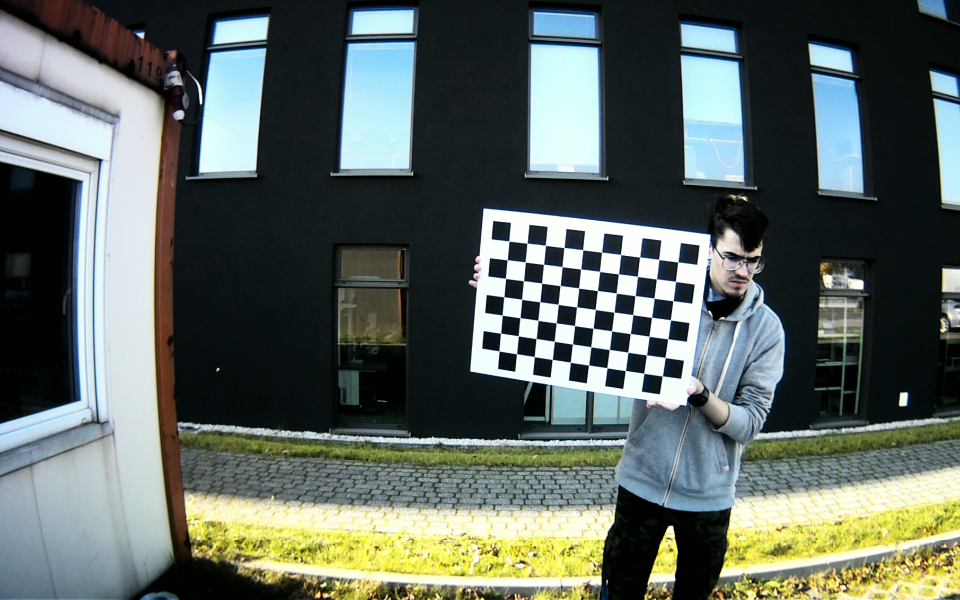
#> input picture kolos/kolokwium-zestaw/left/1.png, 1920 x 1200 px (shown at 1/2 size); its folder holds 4 pictures in this run
$ python zadanie2.py
#> lines starting #> are read from the running program, lines starting #| are printed output that depends on the picture; pictures that were not available may be replaced by others from this repository, and a replacement may not be noted
import cv2 as cv
import numpy as np
import glob
import json
import os

# Define the chessboard size
chessboard_size = (10, 7)
SINGLE_SQUARE = 50  # Size of a single square in mm

# Prepare object points (0,0,0), (1,0,0), (2,0,0) ....,(9,6,0)
objp = np.zeros((chessboard_size[0] * chessboard_size[1], 3), np.float32)
objp[:, :2] = np.mgrid[0:chessboard_size[0], 0:chessboard_size[1]].T.reshape(-1, 2) * SINGLE_SQUARE

# Arrays to store object points and image points from all the images
objpoints = []  # 3d point in real world space
imgpoints_left = []  # 2d points in image plane for left camera
imgpoints_right = []  # 2d points in image plane for right camera

# Load images
print("Loading images...")
images_left = sorted(glob.glob('kolos/kolokwium-zestaw/left/*.png'))
images_right = sorted(glob.glob('kolos/kolokwium-zestaw/right/*.png'))

print(f"Found {len(images_left)} left images and {len(images_right)} right images.")

# Zadanie 2.2: Save the list of files used for calibration
calibration_files = {
    "left_images": images_left,
    "right_images": images_right
}
with open('kolos/calibration_files_stereo.json', 'w') as f:
    json.dump(calibration_files, f)

# Function to find chessboard corners
def findChessboardCorners(image, chessboard_size):
    gray = cv.cvtColor(image, cv.COLOR_BGR2GRAY)
    ret, corners = cv.findChessboardCorners(gray, chessboard_size, None)
    if ret:
        criteria = (cv.TERM_CRITERIA_EPS + cv.TERM_CRITERIA_MAX_ITER, 30, 0.001)
        corners = cv.cornerSubPix(gray, corners, (11, 11), (-1, -1), criteria)
    return ret, corners

# Function to calibrate camera
def calibrateCamera(objpoints, imgpoints, image_shape):
    ret, mtx, dist, rvecs, tvecs = cv.calibrateCamera(objpoints, imgpoints, image_shape, None, None)
    return ret, mtx, dist, rvecs, tvecs

# Find chessboard corners
for img_left, img_right in zip(images_left, images_right):
    print(f"Processing pair: {img_left} and {img_right}")
    imgL = cv.imread(img_left)
#> imgL is the input picture: shape (1200, 1920, 3); mean B, G, R 98.5, 105, 95.2
    imgR = cv.imread(img_right)
    grayL = cv.cvtColor(imgL, cv.COLOR_BGR2GRAY)
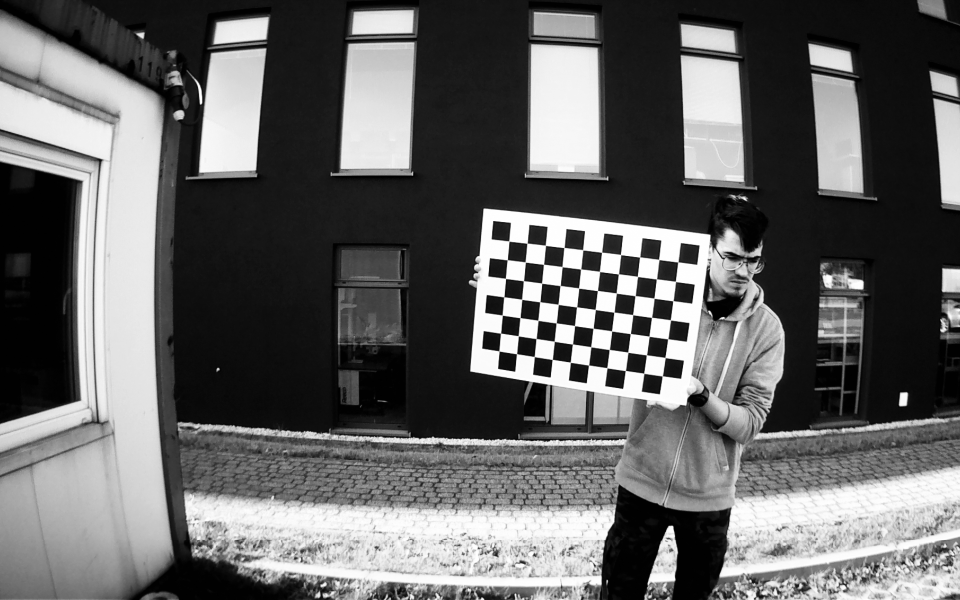
#> grayL: shape (1200, 1920) (shown at 1/2 size); min 0, max 255, mean 101.3
    grayR = cv.cvtColor(imgR, cv.COLOR_BGR2GRAY)

    # Find the chessboard corners
    retL, cornersL = findChessboardCorners(imgL, chessboard_size)
#> in findChessboardCorners, `ret, corners = cv.findChessboardCorners(gray, chessboard_size, None)`: ret = True; corners = 70 rows, first 8: [1018.3, 482.5], [1054.5, 486.9], [1091.2, 491], [1128.4, 495.5], [1166, 500.4], [1203.8, 504.8], [1241.5, 509.5], [1279.7, 514.6]
#> in findChessboardCorners, `corners = cv.cornerSubPix(gray, corners, (11, 11), (-1, -1), criteria)`: corners = 70 rows, first 8: [1018.2, 482.6], [1054.6, 486.7], [1091.2, 491.2], [1128.5, 495.5], [1166, 500.1], [1203.7, 504.9], [1241.6, 509.6], [1279.7, 514.5]
#> retL = True; cornersL has the same summary as corners in findChessboardCorners
    retR, cornersR = findChessboardCorners(imgR, chessboard_size)
#> in findChessboardCorners (call 2), `ret, corners = cv.findChessboardCorners(gray, chessboard_size, None)`: corners = 70 rows, first 8: [1018.3, 482.5], [1054.5, 486.9], [1091.2, 491], [1128.4, 495.5], [1166, 500.4], [1203.8, 504.8], [1241.5, 509.5], [1279.7, 514.6]
#> in findChessboardCorners (call 2), `corners = cv.cornerSubPix(gray, corners, (11, 11), (-1, -1), criteria)`: corners = 70 rows, first 8: [1018.2, 482.6], [1054.6, 486.7], [1091.2, 491.2], [1128.5, 495.5], [1166, 500.1], [1203.7, 504.9], [1241.6, 509.6], [1279.7, 514.5]
#> retR = True; cornersR has the same summary as corners in findChessboardCorners

    if retL and retR:
        objpoints.append(objp)
        imgpoints_left.append(cornersL)
        imgpoints_right.append(cornersR)

# Calibrate the left and right cameras
print("Calibrating left camera...")
retL, mtxL, distL, rvecsL, tvecsL = calibrateCamera(objpoints, imgpoints_left, grayL.shape[::-1])
#> in calibrateCamera, `ret, mtx, dist, rvecs, tvecs = cv.calibrateCamera(objpoints, imgpoints..`: ret = 0.0885; mtx = [[1407.4, 0, 856.1], [0, 1478.7, 582.9], [0, 0, 1]]; dist = [[-0.389, -0.602, 0.00392, 0.0464, 2.5]]; rvecs = ([0.189, 0.304, 0.101],); tvecs = ([222.1, -131.7, 1946.7],)
#> retL = 0.0885; mtxL has the same summary as mtx in calibrateCamera; distL = [[-0.389, -0.602, 0.00392, 0.0464, 2.5]]; rvecsL = ([0.189, 0.304, 0.101],); tvecsL = ([222.1, -131.7, 1946.7],)
print("Calibrating right camera...")
retR, mtxR, distR, rvecsR, tvecsR = calibrateCamera(objpoints, imgpoints_right, grayR.shape[::-1])
#> retR = 0.0885; mtxR has the same summary as mtx in calibrateCamera; distR = [[-0.389, -0.602, 0.00392, 0.0464, 2.5]]; rvecsR = ([0.189, 0.304, 0.101],); tvecsR = ([222.1, -131.7, 1946.7],)

# Stereo calibration
print("Performing stereo calibration...")
criteria = (cv.TERM_CRITERIA_EPS + cv.TERM_CRITERIA_MAX_ITER, 30, 1e-6)
flags = cv.CALIB_FIX_INTRINSIC
ret, CM1, dist1, CM2, dist2, R, T, E, F = cv.stereoCalibrate(
    objpoints, imgpoints_left, imgpoints_right,
    mtxL, distL, mtxR, distR, grayL.shape[::-1], criteria=criteria, flags=flags
)
#> ret = 0.0885; CM1 has the same summary as mtx in calibrateCamera; dist1 = [[-0.389, -0.602, 0.00392, 0.0464, 2.5]]; CM2 has the same summary as mtx in calibrateCamera; dist2 = [[-0.389, -0.602, 0.00392, 0.0464, 2.5]]; R = [[1, -1.36e-13, 3.83e-14], [1.36e-13, 1, -1.2e-14], [-3.83e-14, 1.2e-14, 1]]; T = [8.39e-11, -2.89e-11, 6.16e-10]; E = [[-8.26e-23, -6.16e-10, -2.89e-11], [6.16e-10, -8.47e-23, -8.39e-11], [2.89e-11, 8.39e-11, 9.92e-26]]; F = [[6.71e-07, 4768953.6, -2.45e+09], [-4768953.6, 6.24e-07, 5e+09], [2.45e+09, -5e+09, 1]]

# Save stereo calibration data
print("Saving stereo calibration data...")
stereo_calibration_data = {
    "Return": ret,
    "CameraMatrix1": CM1.tolist(),
    "DistCoeffs1": dist1.tolist(),
    "CameraMatrix2": CM2.tolist(),
    "DistCoeffs2": dist2.tolist(),
    "RotationMatrix": R.tolist(),
    "TranslationVector": T.tolist(),
    "EssentialMatrix": E.tolist(),
    "FundamentalMatrix": F.tolist()
}
with open('kolos/stereo_calibration_data.json', 'w') as f:
    json.dump(stereo_calibration_data, f)

print("Stereo calibration data saved.")

# Zadanie 2.3: Rectify a selected pair of images
selected_frame_left = images_left[0]
selected_frame_right = images_right[0]

print(f"Rectifying selected frames: {selected_frame_left} and {selected_frame_right}")

imgL = cv.imread(selected_frame_left)
imgR = cv.imread(selected_frame_right)
grayL = cv.cvtColor(imgL, cv.COLOR_BGR2GRAY)

# Stereo rectification
R1, R2, P1, P2, Q, roi1, roi2 = cv.stereoRectify(
    CM1, dist1, CM2, dist2, grayL.shape[::-1], R, T, alpha=0
)
#> R1 = [[0.135, -0.0464, 0.99], [0.0464, 0.998, 0.0404], [-0.99, 0.0404, 0.137]]; R2 has the same summary as R1; P1 = [[295.3, 0, 3181.9, 0], [0, 295.3, 804.9, 0], [0, 0, 1, 0]]; P2 = [[295.3, 0, 3181.9, 1.84e-07], [0, 295.3, 804.9, 0], [0, 0, 1, 0]]; Q = [[1, 0, 0, -3181.9], [0, 1, 0, -804.9], [0, 0, 0, 295.3], [0, 0, -1.61e+09, 0]]; roi1 = (0, 0, 0, 0); roi2 = (0, 0, 0, 0)

# Compute the rectification maps
map1L, map2L = cv.initUndistortRectifyMap(CM1, dist1, R1, P1, grayL.shape[::-1], cv.CV_32FC1)
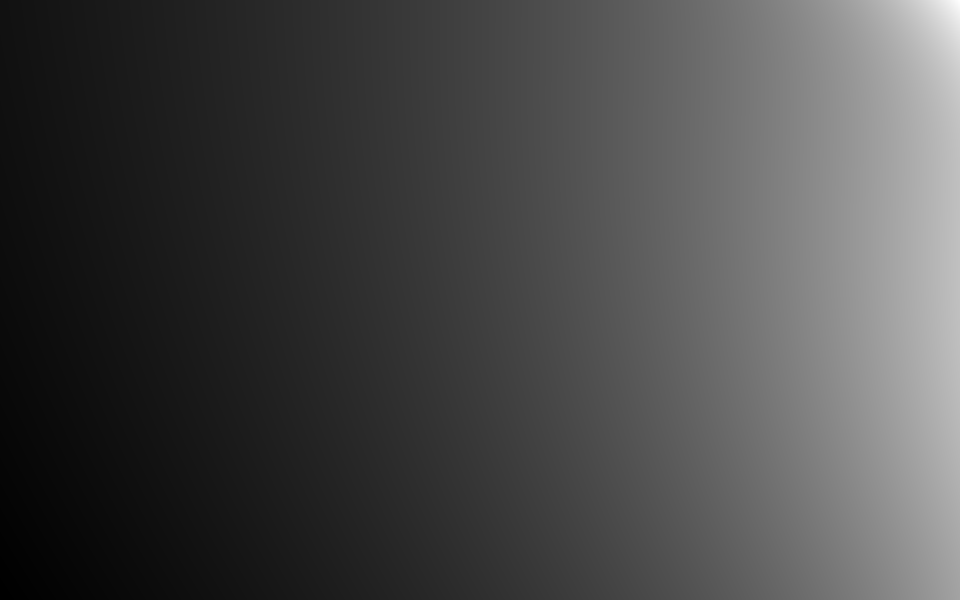
#> map1L: shape (1200, 1920) float32 (shown at 1/2 size); min 1176.3, max 1465.9, mean 1259.3; drawn with min black and max white
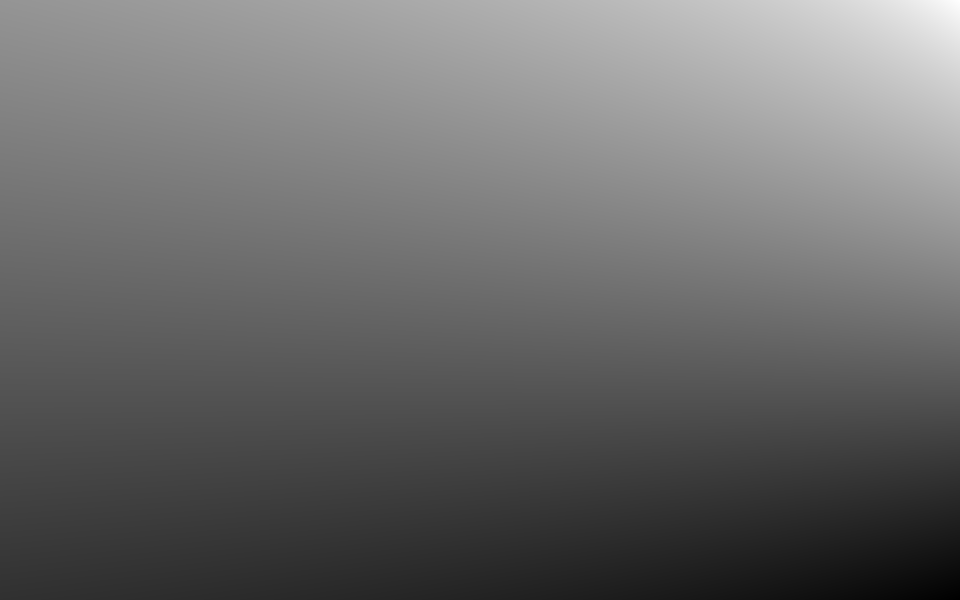
#> map2L: shape (1200, 1920) float32 (shown at 1/2 size); min 50.76, max 1474.2, mean 649.4; drawn with min black and max white
map1R, map2R = cv.initUndistortRectifyMap(CM2, dist2, R2, P2, grayL.shape[::-1], cv.CV_32FC1)

# Apply the rectification maps to the images
rectifiedL = cv.remap(imgL, map1L, map2L, cv.INTER_LINEAR)
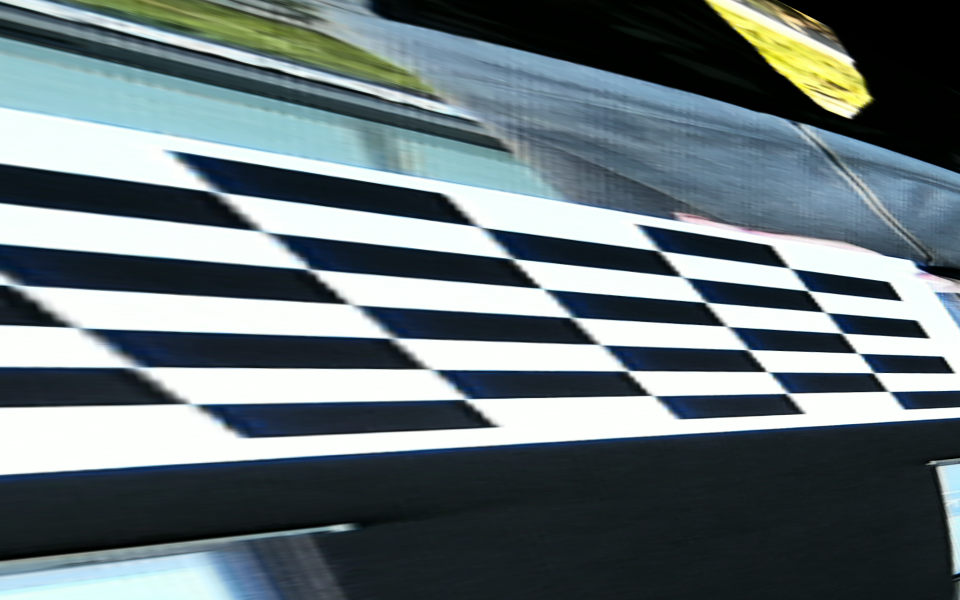
#> rectifiedL: shape (1200, 1920, 3) (shown at 1/2 size); mean B, G, R 119.5, 116.1, 103.5
rectifiedR = cv.remap(imgR, map1R, map2R, cv.INTER_LINEAR)

# Save the rectified images
cv.imwrite('kolos/rectified_left.png', rectifiedL)
cv.imwrite('kolos/rectified_right.png', rectifiedR)

print(f"Rectified images saved as kolos/rectified_left.png and kolos/rectified_right.png")

# Zadanie 2.4: Calculate the baseline (distance between the cameras)
baseline_mm = np.linalg.norm(T)
#> baseline_mm = 6.23e-10
baseline_cm = baseline_mm / 10  # Convert mm to cm
#> baseline_cm = 6.23e-11
print(f"The baseline (distance between the cameras) is: {baseline_cm} cm.")
#| The baseline (distance between the cameras) is: 6.228044652013969e-11 cm.
